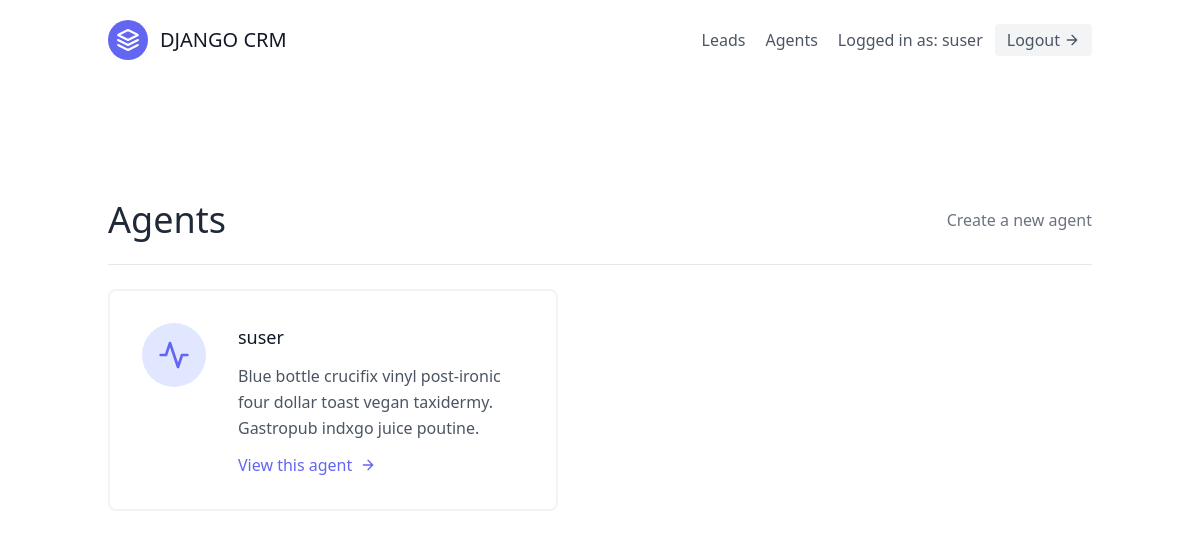
/agents/ (signed in), run on an earlier commit of the app's database.
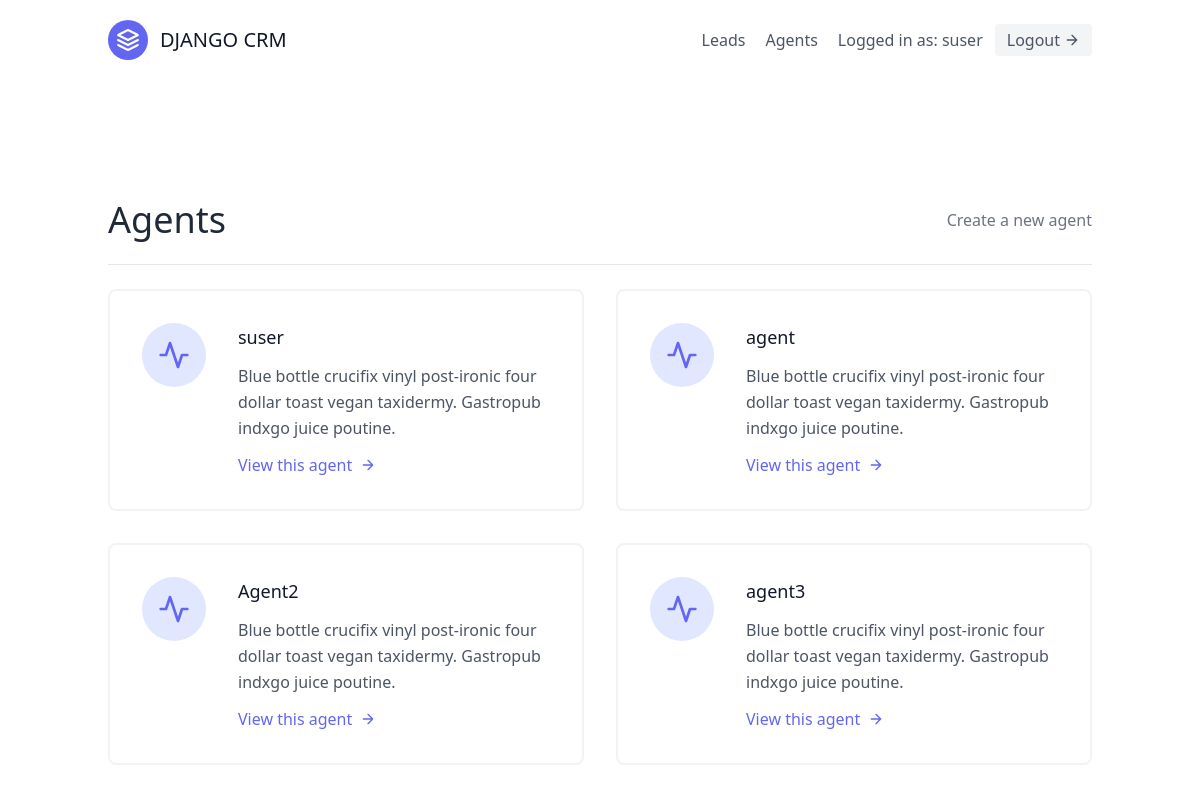
And on a later commit of the database.
### leads/models.py (models this page shows, shortened)
class Agent(models.Model):
  user = models.OneToOneField(User, on_delete=models.CASCADE)
  organisation = models.ForeignKey(UserProfile, on_delete=models.CASCADE)

class User(AbstractUser):
  is_organisor = models.BooleanField(default=True)
  is_agent = models.BooleanField(default=False)

### agents/views.py (the view)
# urls.py: path('', AgentListView.as_view(), name="agent-list"),
class AgentListView(OrganisorAndLoginRequiredMixin, generic.ListView):
  template_name = "agents/agent_list.html"
  def get_queryset(self):
    organisation = self.request.user.userprofile
    return Agent.objects.filter(organisation=organisation)

### agents/mixins.py (called while the page is built)
    def dispatch(self, request, *args, **kwargs):
        if not request.user.is_authenticated or not request.user.is_organisor:
            return redirect("leads:lead-list")
        return super().dispatch(request, *args, **kwargs)

### agents/templates/agents/agent_list.html
{% extends 'base.html' %}
{% block content %}
  <section class="text-gray-600 body-font">
    <div class="container px-5 py-24 mx-auto flex flex-wrap">
    <div class = 'w-full mb-6 py-6 flex justify-between items-center border-b border-gray-200'>
      <div>
        <h1 class = 'text-4xl text-gray-800'>Agents</h1>
      </div>
      <div>
        <a class = 'text-gray-500 hover:text-blue-500' href="{% url 'agents:agent-create' %}">Create a new agent</a>
      </div>
    </div>
      <div class="flex flex-wrap -m-4">
        {% for agent in object_list %}
          <div class="p-4 lg:w-1/2 md:w-full">
            <div class="flex border-2 rounded-lg border-gray-200 border-opacity-50 p-8 sm:flex-row flex-col">
              <div class="w-16 h-16 sm:mr-8 sm:mb-0 mb-4 inline-flex items-center justify-center rounded-full bg-indigo-100 text-indigo-500 flex-shrink-0">
                <svg fill="none" stroke="currentColor" stroke-linecap="round" stroke-linejoin="round" stroke-width="2" class="w-8 h-8" viewBox="0 0 24 24">
                  <path d="M22 12h-4l-3 9L9 3l-3 9H2"></path>
                </svg>
              </div>
              <div class="flex-grow">
                <h2 class="text-gray-900 text-lg title-font font-medium mb-3">
                  {{ agent.user.username }}
                </h2>
                <p class="leading-relaxed text-base">
                  Blue bottle crucifix vinyl post-ironic four dollar toast vegan taxidermy. Gastropub indxgo juice poutine.
                </p>
                <a href="{% url 'agents:agent-detail' agent.pk %}" class="mt-3 text-indigo-500 inline-flex items-center">
                  View this agent
                  <svg fill="none" stroke="currentColor" stroke-linecap="round" stroke-linejoin="round" stroke-width="2" class="w-4 h-4 ml-2" viewBox="0 0 24 24">
                    <path d="M5 12h14M12 5l7 7-7 7"></path>
                  </svg>
                </a>
              </div>
            </div>
          </div>
        {% endfor %}
      </div>
    </div>
  </section>
{% endblock content %}

What changed in the data, as far as the page shows it:
added Agent: user.username "agent"
added Agent: user.username "Agent2"
added Agent: user.username "agent3"
